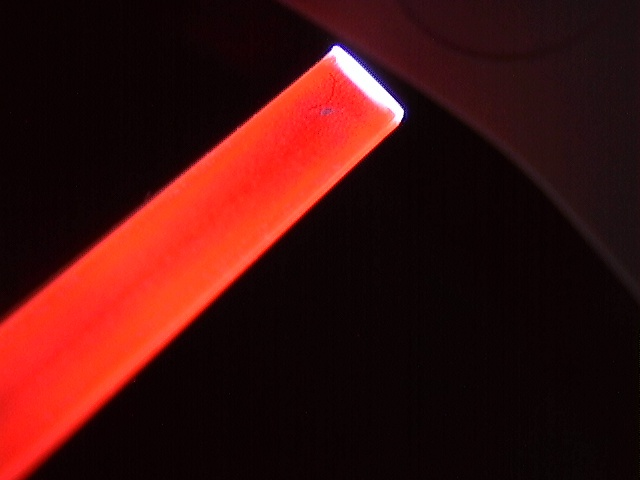
#> input picture 12.jpg, 640 x 480 px
$ python main.py   (older library calls are emulated)
#> lines starting #> are read from the running program, lines starting #| are printed output that depends on the picture; after the words box and inside, x2 and y2 are one past the last pixel; in counts of white or black regions, pixels touching at a corner belong together; long printed decimals are rounded
### Detection.py
import cv2
import numpy as np
import copy

# function gamma correction
def adjust_gamma(image, gamma=1.0):
    # build a lookup table mapping the pixel values [0, 255] to
    # their adjusted gamma values
    invGamma = 1.0 / gamma
    table = np.array([((i / 255.0) ** invGamma) * 255
    for i in np.arange(0, 256)]).astype("uint8")
    # apply gamma correction using the lookup table
    return cv2.LUT(image, table)

def count_mat(m,label):
    max_i,max_j = m.shape
    ans = []
    for i in range(label):
        ans.append(0)
    for i in range(0,max_i):
        bnc = (np.bincount(m[i][0:max_j])).tolist()
        if (len(bnc)<label):
            for i in range(label-len(bnc)):
                bnc.append(0)
        ans = add(ans,bnc)
    return ans

def add(ans,bnc):
    return [ans[i]+bnc[i] for i in range(len(ans))]

def write_circle(output,ori):
    cnt = count_mat(output[1], output[0])
    cnt2 = copy.copy(cnt)
    cnt2.remove(max(cnt))
    ind = []
    ind.append(cnt.index(max(cnt)))
    ind.append(cnt.index(max(cnt2)))

    print('ind', ind)
    print('stat', output[2])
    print('centroid', output[3])
    for i in output[3]:
        if (output[3].tolist()).index(i.tolist()) not in ind:
            cv2.circle(ori, (int(i[0]), int(i[1])), 20, (255, 255, 255), 2)

# [12 lines left out: function multi_thresh, not called in this run]

### main.py
import cv2
import Detection as dt
import numpy as np


'''
case black dot
pic 1,7:    threshold 140
pic 5:      threshold 173
pic 14:     threshold 90
pic 18:     threshold 220
pic 19:     threshold 91
#############################################
case white_dot
pic 8:
thresh = multi_thresh(img,140,240,0,255,0)
kernel = np.ones((3,3),np.uint8)
ker_f_dila = np.ones((3,3),np.uint8)
#############################################
'''
ori = cv2.imread('12.jpg',1)
#> ori is the input picture: shape (480, 640, 3); mean B, G, R 13.8, 16, 63.6
'''
threshold value
'''
t_val = 91

'''
resize original image to 1/4
'''
# ori = cv2.resize(ori,None,fx=0.25, fy=0.25, interpolation = cv2.INTER_CUBIC)
img = cv2.cvtColor(ori,cv2.COLOR_BGR2GRAY)
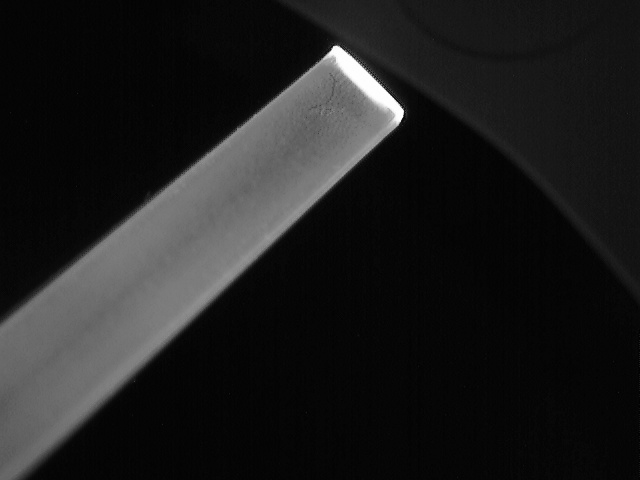
#> img: shape (480, 640); min 1, max 255, mean 30
'''
use gamma correction to adjust black dot
'''
ad = dt.adjust_gamma(img,1.3)
#> in adjust_gamma, `return cv2.LUT(image, table)`:
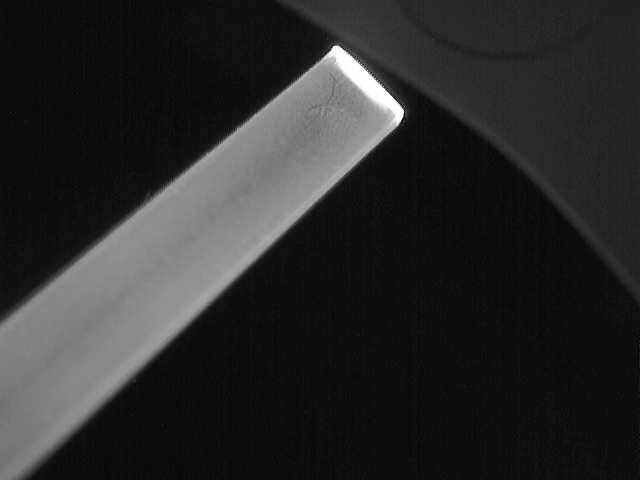
#> returned value: shape (480, 640); min 3, max 255, mean 41.9
# ad = adjust_gamma(ad,2)
'''
structure element
'''
# for black
kernel = np.ones((2,2),np.uint8)
ker_f_dila = np.ones((5,5),np.uint8)
# # for white
# kernel = np.ones((3,3),np.uint8)
# ker_f_dila = np.ones((3,3),np.uint8)
'''
thresholding by using threshold value above
'''
ret,thresh = cv2.threshold(img, t_val, 255, cv2.THRESH_BINARY)
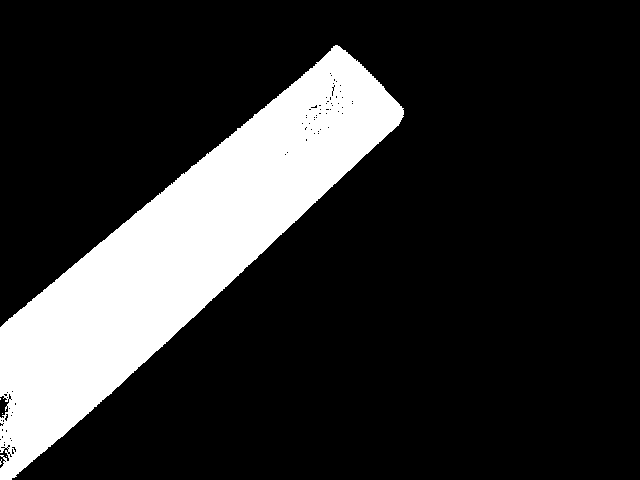
#> thresh: shape (480, 640); 18.3% white; 5 white regions (4 under 20 px), largest, box (x1, y1, x2, y2) and area: (0, 45, 404, 480) 56088
#> ret = 91
# thresh = dt.multi_thresh(img,140,240,0,255,0)
closing = cv2.morphologyEx(thresh, cv2.MORPH_CLOSE, kernel)
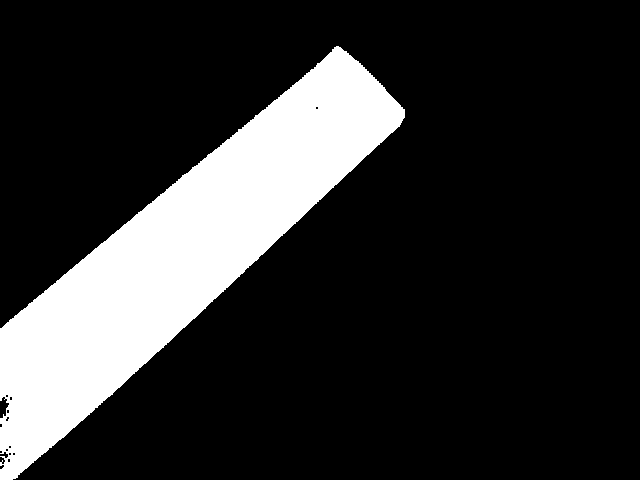
#> closing: shape (480, 640); 18.4% white; 1 white region, box (x1, y1, x2, y2) and area: (0, 46, 405, 480) 56378
opening = cv2.morphologyEx(closing, cv2.MORPH_OPEN, kernel)
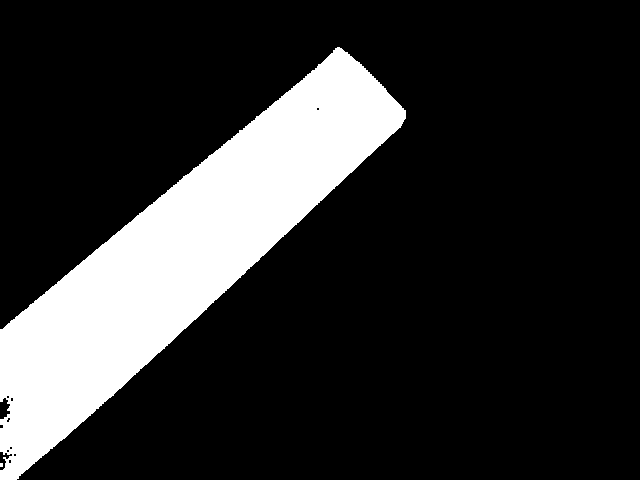
#> opening: shape (480, 640); 18.4% white; 2 white regions (1 under 20 px), largest, box (x1, y1, x2, y2) and area: (0, 47, 406, 480) 56455
ret,inv_open = cv2.threshold(opening, 127, 255, cv2.THRESH_BINARY_INV)
inv_open = cv2.dilate(inv_open,ker_f_dila,iterations = 1)
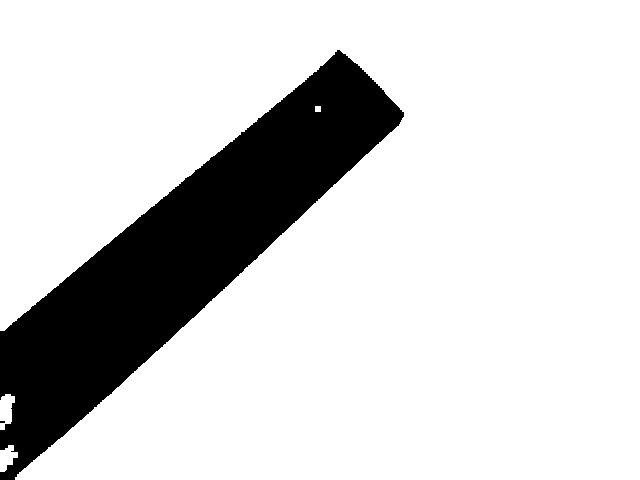
#> inv_open: shape (480, 640); 82.7% white; 2 black regions (1 under 20 px), largest, box (x1, y1, x2, y2) and area: (0, 50, 404, 480) 53005
'''
write circle
'''
output = cv2.connectedComponentsWithStats(inv_open,8,cv2.CV_32S)
dt.write_circle(output,ori)
#> the loop in count_mat, `for i in range(0,max_i):` made 480 passes
#> ans on passes 2 to 4: [0, 1280, 0, 0, 0], [0, 1920, 0, 0, 0], [0, 2560, 0, 0, 0]
#> after the loop in count_mat, `for i in range(0,max_i):`: ans = [53015, 253462, 36, 381, 306]
#| ind [1, 0]
#| stat [[     0     50    404    430  53015]
#|  [     0      0    640    480 253462]
#|  [   315    106      6      6     36]
#|  [     0    394     15     36    381]
#|  [     0    445     18     27    306]]
#| centroid [[182.472 254.303]
#|  [349.011 235.904]
#|  [317.5        108.5       ]
#|  [  5.819 409.570]
#|  [  6.833 457.252]]
#> the loop in write_circle, `for i in output[3]:` made 5 passes
#> i on passes 1 to 5: [182.5, 254.3], [349, 235.9], [317.5, 108.5], [5.82, 409.6], [6.83, 457.3]
#> after the loop in write_circle, `for i in output[3]:`:
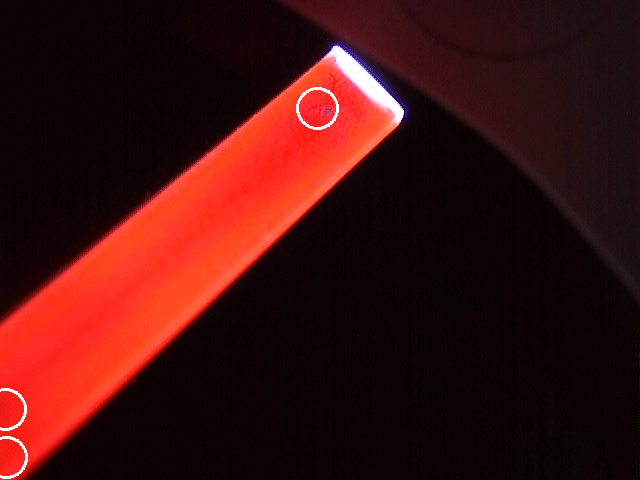
#> ori: shape (480, 640, 3); 0.27% of pixels changed, all inside (x1, y1, x2, y2) = (0, 87, 339, 479)
'''
show image
'''
# plt.imshow(img, cmap = 'gray')
# plt.show()
cv2.imshow('ori',ori)
# cv2.imshow('img',img)
# cv2.imshow('ad',ad)
cv2.imshow('threshold : '+str(t_val),thresh)
cv2.imshow('inv_o',inv_open)
cv2.imshow('closing',closing)
cv2.imshow('opening',opening)
cv2.waitKey(0)
cv2.destroyAllWindows()

$ run again, with 1.jpg copied over 12.jpg
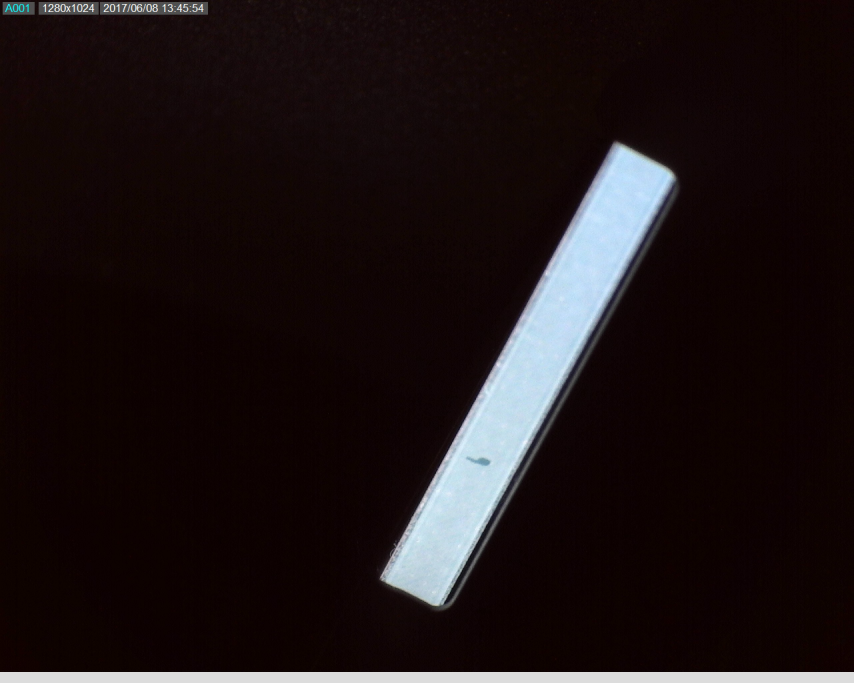
#> input picture 1.jpg, 2560 x 2048 px (shown at 1/3 size)
#> ori is the input picture: shape (2048, 2560, 3); mean B, G, R 21.5, 20.6, 29.8
#> `ret,thresh = cv2.threshold(img, t_val, 255, cv2.THRESH_BINARY)`:
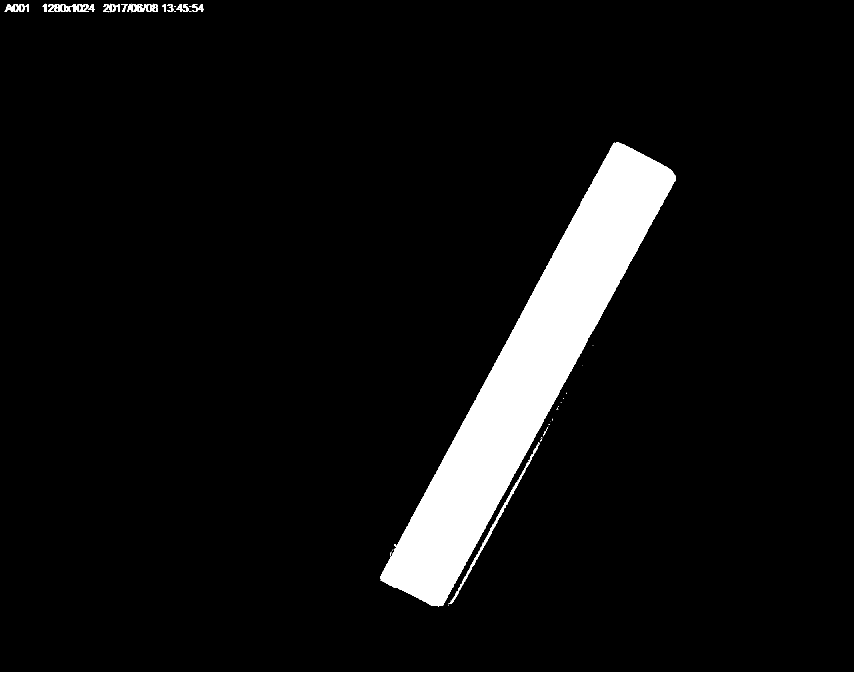
#> thresh: shape (2048, 2560) (shown at 1/3 size); 7.7% white; 116 white regions (94 under 20 px), largest, box (x1, y1, x2, y2) and area: (1140, 428, 2028, 1820) 314593, (0, 2016, 2560, 2048) 81920, (1386, 1386, 1588, 1753) 2551
#> ret = 91
#> closing: shape (2048, 2560); 7.7% white; 53 white regions (31 under 20 px), largest, box (x1, y1, x2, y2) and area: (1141, 429, 2029, 1821) 314769, (0, 2017, 2560, 2048) 79360, (1347, 1335, 1617, 1813) 3278
#> opening: shape (2048, 2560); 7.6% white; 34 white regions (13 under 20 px), largest, box (x1, y1, x2, y2) and area: (1142, 430, 2030, 1822) 314765, (0, 2018, 2560, 2048) 76800, (1348, 1336, 1618, 1814) 3270
#> `inv_open = cv2.dilate(inv_open,ker_f_dila,iterations = 1)`:
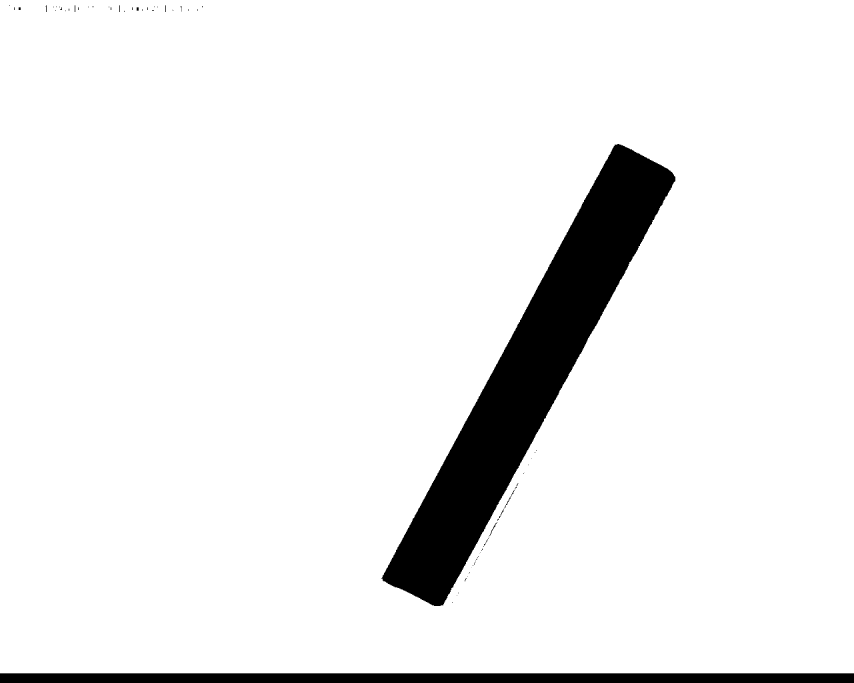
#> inv_open: shape (2048, 2560) (shown at 1/3 size); 92.8% white; 73 black regions (59 under 20 px), largest, box (x1, y1, x2, y2) and area: (1144, 432, 2026, 1818) 305628, (0, 2020, 2560, 2048) 71680, (1468, 1569, 1490, 1608) 94
#> the loop in count_mat, `for i in range(0,max_i):` made 2048 passes
#> ans on passes 2 to 4: [0, 5120], [0, 7680], [0, 10240]
#> after the loop in count_mat, `for i in range(0,max_i):`: ans = [378311, 4864569]
#| ind [1, 0]
#| stat [[      0      16    2560    2032  378311]
#|  [      0       0    2560    2020 4864569]]
#| centroid [[1528.787 1294.468]
#|  [1260.113 1002.427]]
#> the loop in write_circle, `for i in output[3]:` made 2 passes
#> i on passes 1 to 2: [1528.8, 1294.5], [1260.1, 1002.4]

$ run again, with 10.jpg copied over 12.jpg
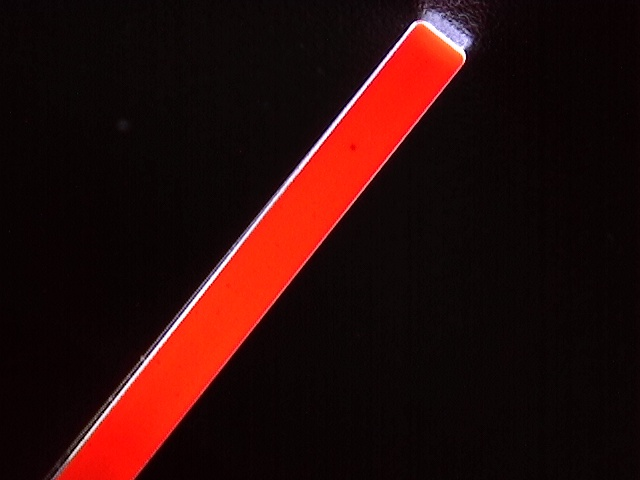
#> input picture 10.jpg, 640 x 480 px
#> ori is the input picture: shape (480, 640, 3); mean B, G, R 9.7, 11.5, 42.1
#> `ret,thresh = cv2.threshold(img, t_val, 255, cv2.THRESH_BINARY)`:
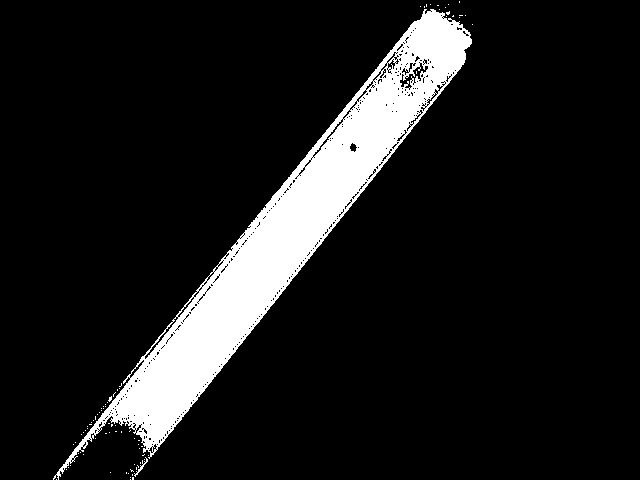
#> thresh: shape (480, 640); 10.9% white; 80 white regions (78 under 20 px), largest, box (x1, y1, x2, y2) and area: (53, 9, 472, 480) 33425, (134, 457, 148, 477) 52
#> ret = 91
#> closing: shape (480, 640); 11.4% white; 42 white regions (41 under 20 px), largest, box (x1, y1, x2, y2) and area: (54, 5, 473, 480) 34935
#> opening: shape (480, 640); 11.3% white; 5 white regions (4 under 20 px), largest, box (x1, y1, x2, y2) and area: (56, 11, 474, 480) 34776
#> the loop in count_mat, `for i in range(0,max_i):` made 480 passes
#> ans on passes 2 to 4: [0, 1280, 0, 0, 0, 0, 0], [0, 1920, 0, 0, 0, 0, 0], [0, 2560, 0, 0, 0, 0, 0]
#> after the loop in count_mat, `for i in range(0,max_i):`: ans = [28928, 277378, 681, 105, 36, 36, 36]
#| ind [1, 0]
#| stat [[    70     14    402    452  28928]
#|  [     0      0    640    480 277378]
#|  [   400     54     32     38    681]
#|  [   350    144     10     11    105]
#|  [   203    294      6      6     36]
#|  [   195    304      6      6     36]
#> (further printed lines are left out)
#| centroid [[287.156 237.389  ]
#|  [322.677 240.120]
#|  [415.530  73.291 ]
#|  [354.629 149.048]
#|  [205.5        296.5       ]
#|  [197.5        306.5       ]
#> (further printed lines are left out)
#> the loop in write_circle, `for i in output[3]:` made 7 passes
#> i on passes 1 to 7: [287.2, 237.4], [322.7, 240.1], [415.5, 73.29], [354.6, 149], [205.5, 296.5], [197.5, 306.5], [151.5, 440.5]
#> after the loop in write_circle, `for i in output[3]:`:
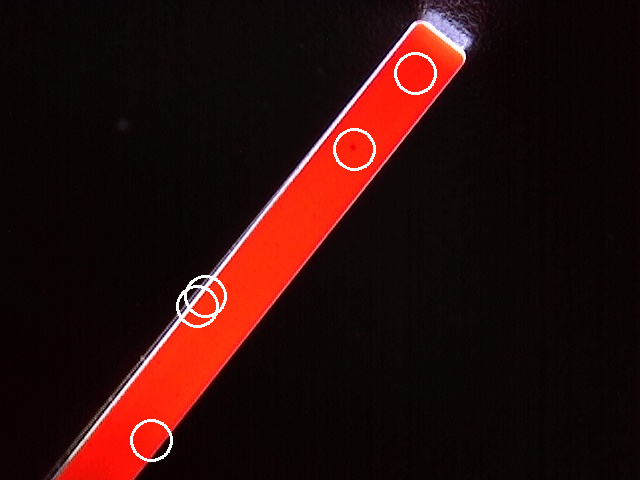
#> ori: shape (480, 640, 3); 0.61% of pixels changed, all inside (x1, y1, x2, y2) = (130, 52, 437, 462)

$ run again, with 11.jpg copied over 12.jpg
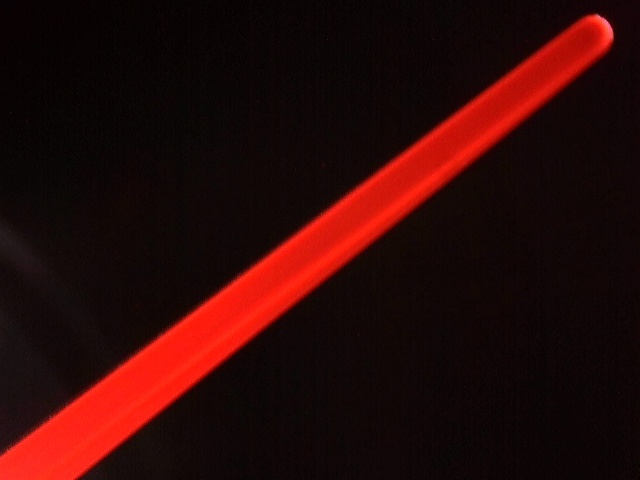
#> input picture 11.jpg, 640 x 480 px
#> ori is the input picture: shape (480, 640, 3); mean B, G, R 7.6, 9.2, 44.1
#> thresh: shape (480, 640); 6.4% white; 118 white regions (114 under 20 px), largest, box (x1, y1, x2, y2) and area: (0, 160, 454, 480) 18830, (587, 14, 613, 48) 364, (455, 140, 482, 161) 116, (400, 147, 418, 163) 44
#> ret = 91
#> closing: shape (480, 640); 6.5% white; 64 white regions (60 under 20 px), largest, box (x1, y1, x2, y2) and area: (0, 130, 457, 480) 19417, (588, 15, 614, 50) 373, (456, 141, 483, 162) 133, (482, 131, 494, 142) 36
#> opening: shape (480, 640); 6.5% white; 10 white regions (4 under 20 px), largest, box (x1, y1, x2, y2) and area: (0, 162, 458, 480) 19183, (589, 17, 615, 49) 368, (457, 142, 483, 162) 130, (403, 143, 427, 162) 82, (433, 133, 441, 141) 26, (483, 137, 489, 143) 20
#> the loop in count_mat, `for i in range(0,max_i):` made 480 passes
#> ans on passes 2 to 4: [0, 1280, 0, 0], [0, 1920, 0, 0], [0, 2560, 0, 0]
#> after the loop in count_mat, `for i in range(0,max_i):`: ans = [14850, 292251, 36, 63]
#| ind [1, 0]
#| stat [[     0     19    613    461  14850]
#|  [     0      0    640    480 292251]
#|  [   197    325      6      6     36]
#|  [   196    337      9      9     63]]
#| centroid [[147.116 384.828]
#|  [328.300  232.083]
#|  [199.5        327.5       ]
#|  [200.         341.        ]]
#> the loop in write_circle, `for i in output[3]:` made 4 passes
#> i on passes 1 to 4: [147.1, 384.8], [328.3, 232.1], [199.5, 327.5], [200, 341]
#> after the loop in write_circle, `for i in output[3]:`:
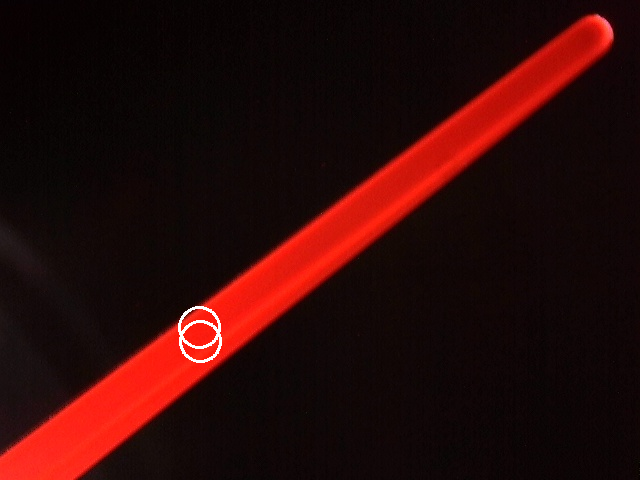
#> ori: shape (480, 640, 3); 0.24% of pixels changed, all inside (x1, y1, x2, y2) = (178, 306, 222, 363)
